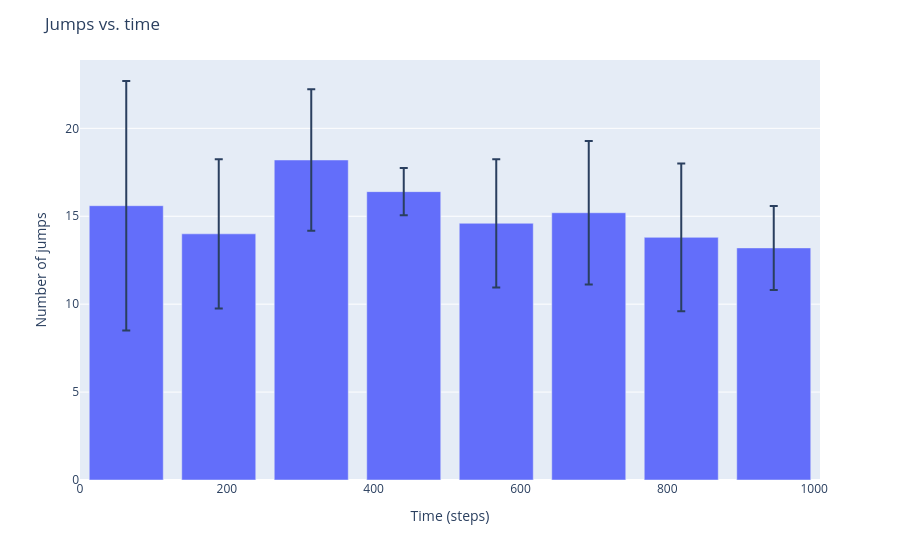

Notebook code cell kept with this figure:
### Code cell
jumps.plot_jumps_vs_time(n_parts=5)

### Figure 1 — Plotly figure (JSON) as saved in the notebook; plotly's stock layout.template omitted (floating-point values rounded to 4 significant figures)
{"data": [{"error_y": {"array": [7.092, 4.243, 4.025, 1.342, 3.647, 4.087, 4.207, 2.387]}, "hovertemplate": "time=%{x}<br>count=%{y}<extra></extra>", "legendgroup": "", "marker": {"color": "#636efa", "pattern": {"shape": ""}}, "name": "", "orientation": "v", "showlegend": false, "textposition": "auto", "type": "bar", "x": [63.0, 189.0, 315.0, 441.0, 567.0, 693.0, 819.0, 945.0], "xaxis": "x", "y": [15.6, 14.0, 18.2, 16.4, 14.6, 15.2, 13.8, 13.2], "yaxis": "y"}], "layout": {"bargap": 0.2, "barmode": "relative", "legend": {"tracegroupgap": 0}, "margin": {"t": 60}, "title": {"text": "Jumps vs. time"}, "xaxis": {"anchor": "y", "domain": [0, 1], "title": {"text": "Time (steps)"}}, "yaxis": {"anchor": "x", "domain": [0, 1], "title": {"text": "Number of jumps"}}}}
